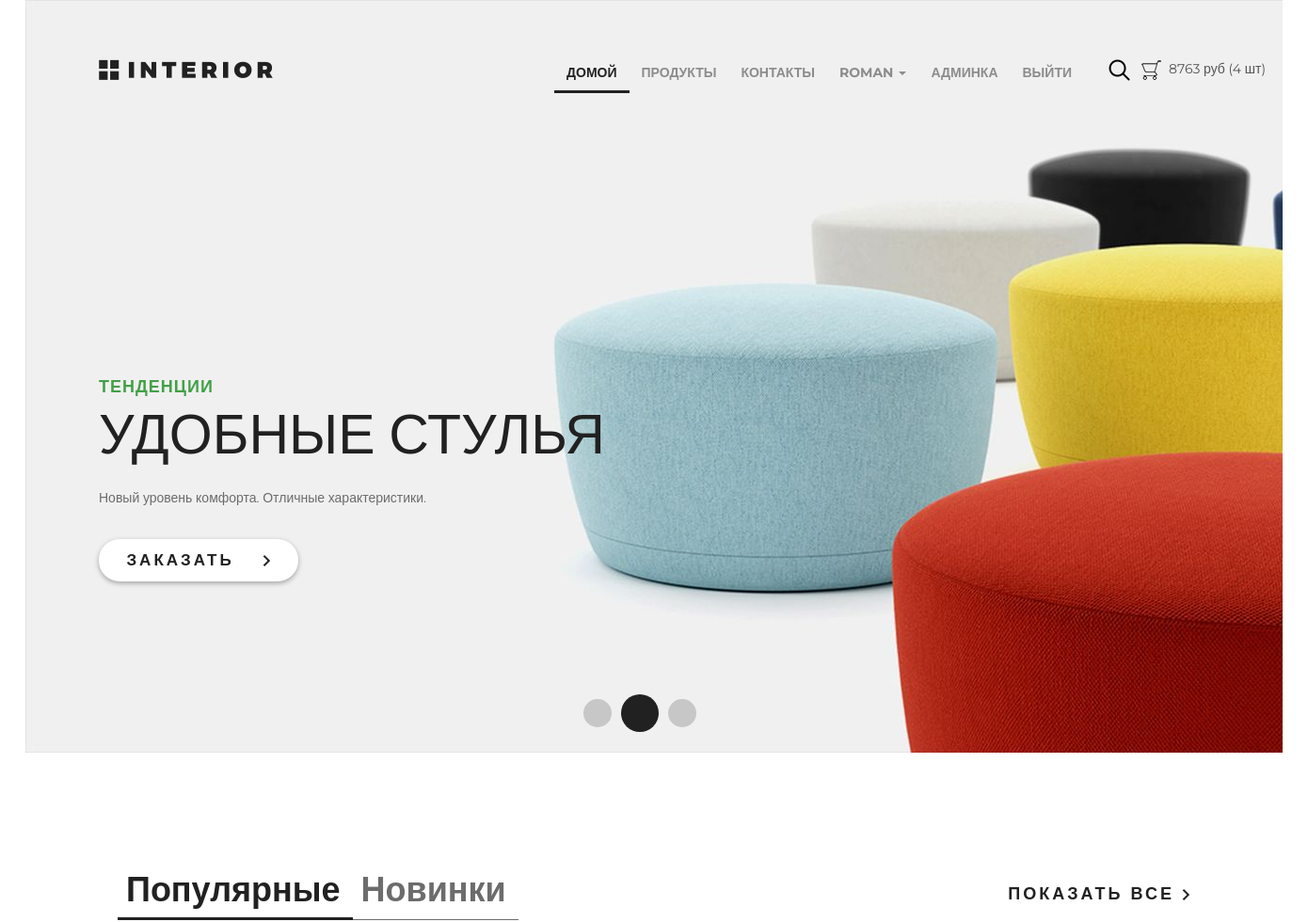
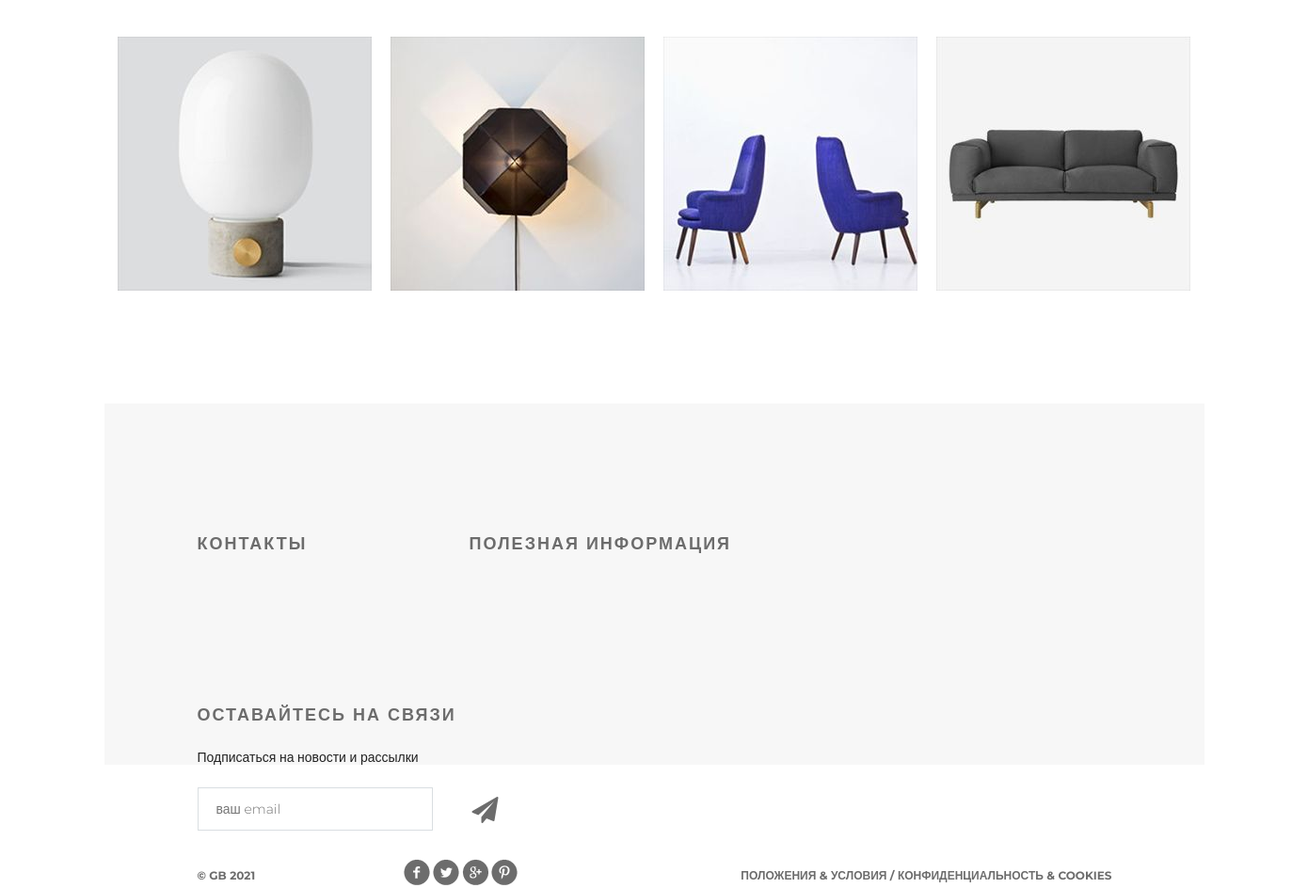
Page / (signed in) on the committed database (2 pictures, top to bottom).
### authapp/models.py (models this page shows, shortened)
class ShopUser(AbstractUser):
    avatar = models.ImageField(upload_to='users_avatars', blank=True)
    age = models.PositiveSmallIntegerField(verbose_name='возраст', blank=True)
    activation_key = models.CharField(max_length=128, blank=True)
    activation_key_expires = models.DateTimeField(auto_now_add=True, blank=True, null=True)

### basketapp/models.py (models this page shows)
class Basket(models.Model):
    user = models.ForeignKey(settings.AUTH_USER_MODEL, on_delete=models.CASCADE, related_name='basket')
    product = models.ForeignKey(Product, on_delete=models.CASCADE)
    quantity = models.PositiveSmallIntegerField(verbose_name='количество', default=0)
    add_datetime = models.DateTimeField(auto_now_add=True, verbose_name='время')
    @property
    def product_cost(self):
        return self.product.price * self.quantity
    @property
    def total_quantity(self):
        _item = Basket.objects.filter(user=self.user)
        _total_quantity = sum(list(map(lambda x: x.quantity, _item)))
        return _total_quantity
    @property
    def total_cost(self):
        _item = Basket.objects.filter(user=self.user)
        _total_cost = sum(list(map(lambda x: x.product_cost, _item)))
        return _total_cost

### mainapp/models.py (models this page shows, shortened)
class Product(models.Model):
    category = models.ForeignKey(ProductCategory, on_delete=models.CASCADE)
    name = models.CharField(verbose_name='наименование продука', max_length=128)
    image = models.ImageField(upload_to='product_images', blank=True)
    short_desc = models.CharField(verbose_name='кратокое описание продукта', max_length=60, blank=True)
    description = models.TextField(verbose_name='описание продукта', blank=True)
    price = models.DecimalField(verbose_name='цена продукта', max_digits=8, decimal_places=2, default=0)
    quantity = models.PositiveIntegerField(verbose_name='количество на складе', default=0)
    is_active = models.BooleanField(verbose_name='активна', default=True)

### mainapp/views.py (the view)
# urls.py: path('', mainapp.main, name='main'),
def main(request):
    basket = get_basket(request.user)
    products = Product.objects.all()[:4]
    contante = {
        'title': 'Главная',
        'products': products,
    }
    return render(request, 'mainapp/index.html', contante)

### mainapp/context_processors.py (called while the page is built)
def basket(request):
    print(f'context processor basket works')
    basket = []
    if request.user.is_authenticated:
        basket = Basket.objects.filter(user=request.user).order_by('product__category')
    return {
        'basket': basket,
    }

### mainapp/views.py (called while the page is built)
def get_basket(user):
    if user.is_authenticated:
        return Basket.objects.filter(user=user)
    return []

### mainapp/templates/mainapp/index.html (shortened to what this page needs)
{% extends 'mainapp/base.html' %}
{% block contant %}
		<div class="slider">
			<div class="header clearfix">
				{% include 'mainapp/includes/inc_main_menu.html' %}
			</div>
			<div class="text-slider">
				<h3 class="green">тенденции</h3>
				<h3 class="big"> удобные стулья</h3>
				<p>Новый уровень комфорта. Отличные характеристики.</p>
				<a href="#" class="button-order">заказать <img src="/static/img/arrow.png" alt=""></a>
			</div>
			<div class="navi">
				<a href="#"></a><a href="#"></a><a href="#"></a>
			</div>
		</div>
		<div class="featured">
			<div class="featured-menu">
					<a class="active" href="#">Популярные</a><a href="#">Новинки</a>
			</div>
			<a class="explore" href="#">показать все <img src="/static/img/arrow.png" alt=""></a>
			<div class="clearfix">
			</div>
			<div class="tab-content">
				{% for product in products%}
                <div class="block">
					<a href="#">
                        <img src="/media/{{ product.image }}" alt="">
					</a>
				</div>
                {% endfor %}
			</div>
		</div>
{% endblock %}

### mainapp/templates/mainapp/includes/inc_main_menu.html (shortened to what this page needs)
<a href="/" class="logo"></a>
<ul class="menu">
    <li><a href="{% url 'main' %}"
            {% if request.resolver_match.url_name == 'main' %}
                   class="active"
            {% endif %}>домой</a></li>
    <li><a href="{% url  'products:products' %}"
            >продукты</a></li>
    <li><a href="{% url 'contact' %}"
            >контакты</a></li>
   {% if user.is_authenticated %}
    <li>
      {% if user.is_authenticated %}
           <li>
               <div class="dropdown">
                   <a class="dropdown-toggle" href="" data-toggle="dropdown">
                       {{ user.first_name|default:'Пользователь' }}
                       <span class="caret"></span>
                   </a>
               </div>
           </li>
      {% endif %}
    </li>
  {% endif %}
  {% if user.is_superuser %}
    <li>
      <a href="{% url 'admin:users' %}">админка</a>
    </li>
  {% endif %}
  <li>
    {% if user.is_authenticated %}
      <a href="{% url 'auth:logout' %}">выйти</a>
    {% else %}
      <a href="{% url 'auth:login' %}">войти</a>
    {% endif %}
  </li>
</ul>
<a href="#" class="search"></a>
<a href="{% url 'basket:view' %}" class="basket">
    <span>
        {% if basket %}
            {{ basket.0.total_cost|floatformat:0 }} руб
            ({{ basket.0.total_quantity }} шт)
        {% endif %}
    </span>
</a>

### static/css/style.css (style rules this page uses)
* { margin: 0; padding: 0; }
body { font-family: 'Montserrat', sans-serif; }
html, body { height: 100%; }
.slider { height: 800px; background-image: url(/static/img/slider.jpg); padding-left: 78px; padding-right: 211px; position: relative; }
.logo { background-image: url(/static/img/logo.png); margin-top: 63px; width: 185px; height: 22px; float: left; }
.menu { list-style-type: none; margin-top: 67px; float: right; }
.menu li { float: left; }
.menu a { color: #8c8c8c; font-size: 14px; font-weight: 700; text-align: right; text-transform: uppercase; text-decoration: none; padding: 10px 13px; }
.menu .active { color: #212121; font-weight: 700; border-bottom: 3px solid #212121; }
.search { display: block; width: 23px; height: 23px; background-image: url(/static/img/search.png); position: absolute; top: 63px; left: 1151px; }
.basket { display: block; width: 23px; height: 23px; background-image: url(/static/img/basket.png); position: absolute; top: 63px; left: 1185px; text-decoration: none; color: #555; }
.basket span { display: block; margin-left: 30px; width: 150px; }
.clearfix:after { content: ""; display: block; clear: both; }
.text-slider { margin-top: 288px; position: absolute; }
.text-slider p { color: #6c6c6c; font-size: 14px; text-align: left; width: 458px; line-height: 24px; }
.button-order { background-color: #ffffff; box-shadow: 0px 2px 4.85px 0.15px rgba(33, 33, 33, 0.35); width: 212px; height: 45px; display: block; text-transform: uppercase; text-align: center; border-radius: 22px; text-decoration: none; color: #212121; font-size: 17px; font-weight: 700; line-height: 45px; margin-top: 32px; letter-spacing: 3px; }
.button-order img { padding-left: 22px; }
.green { text-transform: uppercase; color: #43a047; font-size: 18px; font-weight: 700; text-align: left; margin-bottom: 22px; line-height: 13px; letter-spacing: 1px; }
.big { color: #212121; font-size: 59px; line-height: 43px; text-transform: uppercase; font-weight: 100; margin-bottom: 34px; }
.navi { position: absolute; bottom: 22px; right: 618px; display: flex; width: 130px; height: 40px; justify-content: space-between; align-items: center; }
.navi a { display: block; width: 30px; height: 30px; border-radius: 50%; background-color: rgba(33, 33, 33, 0.2); float: left; margin: 0px 5px; }
.navi a:nth-child(2) { display: block; width: 40px; height: 40px; border-radius: 50%; background-color: #212121; float: left; margin: 0px; }
.featured { padding-left: 98px; padding-right: 98px; }
.featured-menu { margin-top: 120px; width: 300px; height: 49px; float: left; }
.featured-menu a { color: #6c6c6c; font-size: 36px; font-weight: 700; text-align: left; text-decoration: none; border-bottom: 1px solid #6c6c6c; padding-bottom: 10px; padding-right: 13px; padding-left: 9px; }
.featured-menu .active { font-size: 36px; font-weight: 700; text-align: left; color: #212121; border-bottom: 3px solid #212121; padding-bottom: 8px; }
.explore { text-transform: uppercase; color: #212121; font-size: 18px; font-weight: 700; line-height: 24px; text-align: center; float: right; margin-top: 138px; letter-spacing: 3px; text-decoration: none; }
.tab-content { margin-top: 50px; display: flex; justify-content: space-between; margin-bottom: 120px; }
.tab-content .block { height: 270px; width: 270px; position: relative; }

### rows in the picture
ShopUser: first_name "ROMAN"
Basket: user+product+quantity "8763", user+quantity "4"
Product: image (picture)
Product: image (picture)
Product: image (picture)
Product: image (picture)
